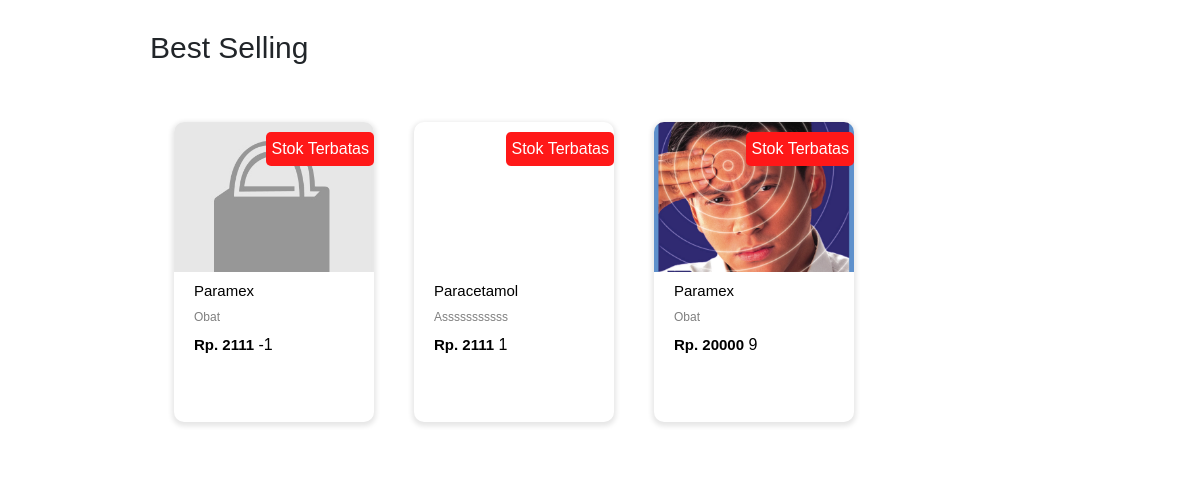
Screenshot of /Apotek/App/View/Info_Produk/menu.php (signed in) with the database file from the repository.
### tables this page shows
CREATE TABLE `obat` (
  `id_obat` int(11) NOT NULL,
  `nama_obat` varchar(255) NOT NULL,
  `gambar` varchar(255) NOT NULL,
  `kategori` varchar(255) NOT NULL,
  `harga_obat` int(11) NOT NULL,
  `stok_obat` int(11) NOT NULL,
  `deskripsi` text NOT NULL
);

### Apotek/App/Controller/Produk/koneksi.php (called while the page is built, shortened)
<?php
class Koneksi {
    private $host = "localhost";
    private $username = "root";
    private $password = "";
    private $db_name = "apotek";
    public function __construct() {
        $this->conn = new mysqli($this->host, $this->username, $this->password, $this->db_name);
    }
}
?>

### Apotek/App/Controller/Produk/obat.php (called while the page is built, shortened)
<?php
include "koneksi.php";
class Produk {
    private $conn;
    public function __construct() {
        $db = new Koneksi();
        $this->conn = $db->conn;
    }
    public function get_obat() {
        $sql = "SELECT * FROM obat";
        $result = $this->conn->query($sql);
        if ($result->num_rows > 0) {
            while ($row = $result->fetch_assoc()) {
                $data[] = $row;
            }
            return $data;
        } else {
            return false;
        }
    }
}
?>

### Apotek/App/View/Info_Produk/menu.php (the view, shortened to what this page needs)
<!DOCTYPE html>
<html lang="en">
<head>
    <link href="https://cdn.jsdelivr.net/npm/bootstrap@5.3.0-alpha1/dist/css/bootstrap.min.css" rel="stylesheet">
    <link rel="stylesheet" href="CSS/style.css">
</head>
<body>
<?php
    include "../../Controller/Produk/obat.php";
    $obat = new Produk();
    $row = $obat->get_obat();
    $jumlah_obat = count($row);
?>
<section class="product">
    <h2 class="product-category">best selling</h2>
    <button class="pre-btn"><img src="images/arrow.png" alt=""></button>
    <button class="nxt-btn"><img src="images/arrow.png" alt=""></button>
    <div class="product-container">
    <?php for ($i = 0; $i < $jumlah_obat; $i++) { ?>
        <a href="detail_produk.php?id=<?= $row[$i]['id_obat']; ?>">
        <div class="product-card">
            <div class="product-image">
                <span class="discount-tag">Stok Terbatas</span>
                <img src="images/<?= $row[$i]['gambar']; ?>" class="product-thumb" alt="">
            </div>
            <div class="product-info mx-auto">
                <h2 class="product-brand"><?= $row[$i]['nama_obat']?></h2>
                <p class="product-short-description"><?= $row[$i]['deskripsi']?></p>
                <span class="price">Rp. <?= $row[$i]['harga_obat']?></span>
                <span class="stok"><?= $row[$i]['stok_obat']?></span>
            </div>
        </div>
    </a>
        <?php } ?>
</section>
</body>
</html>

### Apotek/App/View/Info_Produk/CSS/style.css (style rules this page uses)
* { margin: 0; padding: 0; font-family: "Mulish", sans-serif; }
.product { position: relative; overflow: hidden; padding: 30px; }
a:active, a:visited, a:hover, a:link { color: black; text-decoration: none; }
.product-category { padding: 0 10vw; font-size: 30px; font-weight: 500; margin-bottom: 40px; text-transform: capitalize; }
.product-container { padding: 2vh 12vw; display: flex; overflow-x: auto; scroll-behavior: smooth; }
.product-card { flex: 0 0 auto; width: 200px; height: 300px; border-radius: 10px; margin-right: 40px; box-shadow: 0px 2px 5px 2px rgba(0,0,0,0.1); }
.product-image { position: relative; width: 100%; height: 150px; overflow: hidden; }
.product-thumb { width: 100%; border-radius: 10px; height: auto; object-fit: cover; }
.discount-tag { position: absolute; background: #ff1818; padding: 5px; border-radius: 5px; color: #ffffff; right: 0; top: 10px; text-transform: capitalize; }
.product-info { width: 80%; height: 100px; padding-top: 10px; }
.product-brand { font-size: 15px; }
.product-short-description { width: 100%; height: 20px; font-size: 12px; overflow: hidden; opacity: 0.5; text-transform: capitalize; margin: 5px 0; }
.price { font-weight: 900; font-size: 15px; }
.pre-btn, .nxt-btn { border: none; width: 10vw; height: 100%; position: absolute; top: 0; display: flex; justify-content: center; align-items: center; background: linear-gradient(90deg, rgba(255, 255, 255, 0) 0%, #fff 100%); cursor: pointer; z-index: 8; }
.pre-btn { left: 0; transform: rotate(180deg); }
.nxt-btn { right: 0; }

### rows the page displays
obat: gambar (placeholder picture), nama_obat "Paramex", deskripsi "Obat", harga_obat "2111", stok_obat "-1"
obat: nama_obat "Paracetamol", deskripsi "Asssssssssss", harga_obat "2111", stok_obat "1"
obat: gambar (picture), nama_obat "Paramex", deskripsi "Obat", harga_obat "20000", stok_obat "9"
